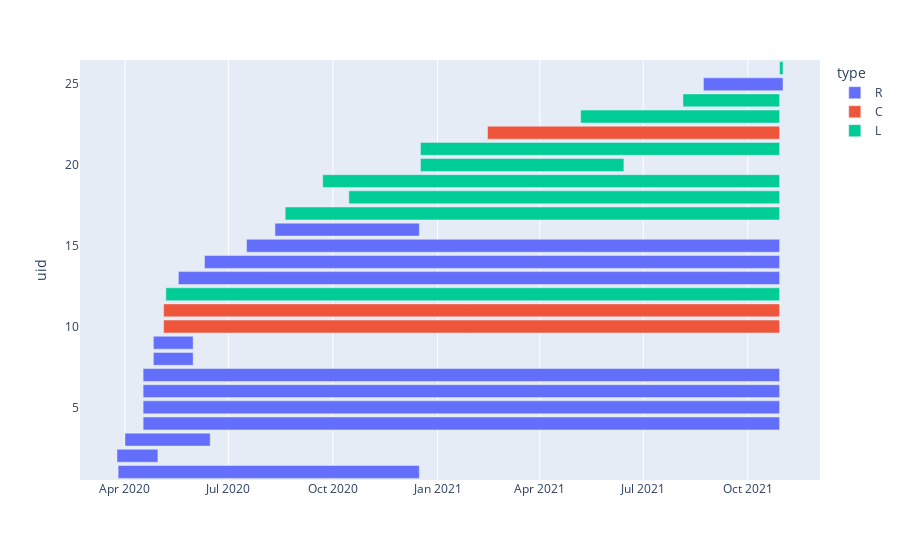

Source (notebook cell):
### Code cell
# Create gantt chart w/plotly.express

px.timeline(hcrt, x_start="start_dt", x_end="end_dt", y="uid", color="type")
# This works well and will be simplified by categorizing types of Rules and levels of restriction

### Figure 1 — Plotly figure (JSON) as saved in the notebook; plotly's stock layout.template omitted (floating-point values rounded to 4 significant figures)
{"data": [{"alignmentgroup": "True", "base": ["2020-03-26", "2020-03-25", "2020-04-01", "2020-04-17", "2020-04-17", "2020-04-17", "2020-04-17", "2020-04-26", "2020-04-26", "2020-05-18", "2020-06-10", "2020-07-17", "2020-08-11", "2021-08-23"], "hovertemplate": "type=R<br>start_dt=%{base}<br>end_dt=%{x}<br>uid=%{y}<extra></extra>", "legendgroup": "R", "marker": {"color": "#636efa"}, "name": "R", "offsetgroup": "R", "orientation": "h", "showlegend": true, "textposition": "auto", "type": "bar", "x": [22896000000, 3110400000, 6480000000, 48384000000, 48384000000, 48384000000, 48384000000, 3024000000, 3024000000, 45705600000, 43718400000, 40521600000, 10972800000, 6048000000], "xaxis": "x", "y": [1, 2, 3, 4, 5, 6, 7, 8, 9, 13, 14, 15, 16, 25], "yaxis": "y"}, {"alignmentgroup": "True", "base": ["2020-05-05", "2020-05-05", "2021-02-14"], "hovertemplate": "type=C<br>start_dt=%{base}<br>end_dt=%{x}<br>uid=%{y}<extra></extra>", "legendgroup": "C", "marker": {"color": "#EF553B"}, "name": "C", "offsetgroup": "C", "orientation": "h", "showlegend": true, "textposition": "auto", "type": "bar", "x": [46828800000, 46828800000, 22204800000], "xaxis": "x", "y": [10, 11, 22], "yaxis": "y"}, {"alignmentgroup": "True", "base": ["2020-05-07", "2020-08-20", "2020-10-15", "2020-09-22", "2020-12-17", "2020-12-17", "2021-05-07", "2021-08-05", "2021-11-01"], "hovertemplate": "type=L<br>start_dt=%{base}<br>end_dt=%{x}<br>uid=%{y}<extra></extra>", "legendgroup": "L", "marker": {"color": "#00cc96"}, "name": "L", "offsetgroup": "L", "orientation": "h", "showlegend": true, "textposition": "auto", "type": "bar", "x": [46656000000, 37584000000, 32745600000, 34732800000, 15465600000, 27302400000, 15120000000, 7344000000, -259200000], "xaxis": "x", "y": [12, 17, 18, 19, 20, 21, 23, 24, 26], "yaxis": "y"}], "layout": {"barmode": "overlay", "legend": {"title": {"text": "type"}, "tracegroupgap": 0}, "margin": {"t": 60}, "xaxis": {"anchor": "y", "domain": [0, 1], "type": "date"}, "yaxis": {"anchor": "x", "domain": [0, 1], "title": {"text": "uid"}}}}
